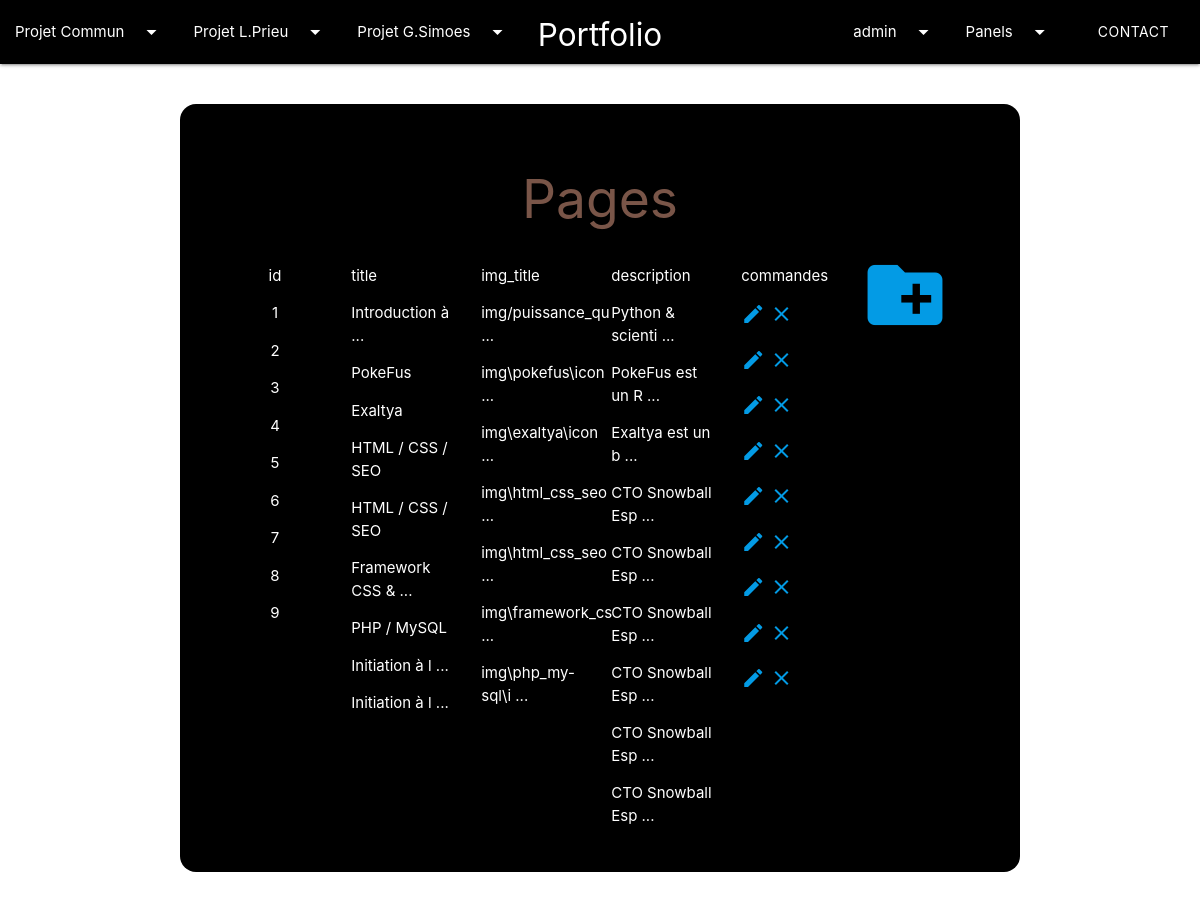
/panel.php?page=pages (signed in), run on the app's committed database.
### tables this page shows
CREATE TABLE IF NOT EXISTS `pages` (
  `id` int(11) NOT NULL AUTO_INCREMENT,
  `title` varchar(255) NOT NULL,
  `img_link` varchar(255) NOT NULL,
  `description` text NOT NULL,
  `subtitle` text NOT NULL,
  `type` varchar(255) NOT NULL,
  `id_type` int(11) NOT NULL,
  PRIMARY KEY (`id`)
);

### pages.php (called while the page is built, shortened)
<?php
require_once "config.php";
$requete1 = 'SELECT * FROM pages';
$resultat = $pdo->prepare($requete1);
$resultat->execute();
$resultatPages = $resultat->fetchAll(PDO::FETCH_ASSOC);
?>

### nbPage.php (called while the page is built)
<?php
require_once "config.php";
$requete1 = 'SELECT * FROM pages';
$resultat = $pdo->prepare($requete1);
$resultat->execute();
$resultatPagesId = $resultat->fetchAll(PDO::FETCH_ASSOC);
?>

### panel.php (the view, shortened to what this page needs)
<!DOCTYPE html>
<html lang="en" dir="ltr">
  <head>
    <link type="text/css" rel="stylesheet" href="css/materialize.css" media="screen,projection" />
    <link rel="stylesheet" href="css/style.css">
  </head>
  <body>
    <?php require_once 'navbar.php' ?>
    <?php require "user.php" ?>
    <?php require "pages.php" ?>
    <?php if (isset($_SESSION['user'])): ?>
      <?php if($_SESSION['user']['admin'] == 1):?>
        <div class="row container">
          <div class="col s12 m12 l12">
            <div class="panel row"style="margin-top:40px;">
              <?php if($_GET['page'] == "users"): ?>
                <h2 class="brown-text center nom">Users</h2>
                <a class="modal-trigger" id="add-users" data-target="add-user" href="#"><i class="large material-icons">create_new_folder</i></a>
                <div id='add-user' class="modal">
                  <div class="modal-content">
                    <h4>Enregister un nouveau compte</h4>
                      <div class="row">
                        <form method="post" action="add_user.php">
                          <div class="row">
                            <div class="input-field col s3">
                              <input id="email" type="email" name="email" class="validate">
                              <label for="email">Adresse email</label>
                            </div>
                            <div class="input-field col s3">
                              <input id="login" type="text" class="validate" name="login">
                              <label for="login">Login</label>
                            </div>
                            <div class="input-field col s3">
                              <input id="mdp" type="password" class="validate" name="password">
                              <label for="mdp">Mot de passe</label>
                            </div>
                            <div class="input-field col s3">
                              <select id='choose_admin' name="admin">
                                <option id="admin" value="1">Oui</option>
                                <option id="admin" value="0" selected>Non</option>
                              </select>
                              <label for='choose_admin'>Admin</label>
                            </div>
                          </div>
                        </div>
                      </div>
                      <div class="modal-footer">
                        <input type='submit' class="btn connect" value="Créer le nouveau compte"/>
                      </div>
                    </form>
                </div>
                <?php
                $fin = ' ...';
                $lg_max = 20;
                 ?>
                <div class="col center s12 m6 l2">
                  <p>ID</p>
                  <?php
                  foreach($resultatUsers as $key => $resultatUser){
                    echo "<p>".$resultatUser['id']."</p>";
                  }?>
                </div>
                <div class="col s12 m6 l2">
                  <p>Login</p>
                  <?php
                  foreach($resultatUsers as $key => $resultatUser){
                    if (strlen($resultatUser['login'])>$lg_max)
                    {
                      $resultatUser['login']=substr($resultatUser['login'], 0, $lg_max-strlen($fin)).$fin;
                    }
                    echo "<p>".$resultatUser['login']."</p>";
                  }
                  ?>
                </div>
                <div class="col s12 m6 l2">
                  <p>Email</p>
                  <?php
                  foreach($resultatUsers as $key => $resultatUser){
                    if (strlen($resultatUser['email'])>$lg_max)
                    {
                      $resultatUser['email']=substr($resultatUser['email'], 0, $lg_max-strlen($fin)).$fin;
                    }
                    echo "<p>".$resultatUser['email']."</p>";
                  }
                  ?>
                </div>
                <div class="col s12 m6 l2">
                  <p>Mot de passe</p>
                  <?php
                  foreach($resultatUsers as $key => $resultatUser){
                    if (strlen($resultatUser['password'])>$lg_max)
                    {
                      $resultatUser['password']=substr($resultatUser['password'], 0, $lg_max-strlen($fin)).$fin;
                    }
                    echo "<p>".$resultatUser['password']."</p>";
                  }
                  ?>
                </div>
                <div class="col center s12 m6 l2">
                  <p>Admin</p>
                  <?php
                  foreach($resultatUsers as $key => $resultatUser){
                    echo "<p>".$resultatUser['admin']."</p>";
                  }?>
                </div>
                <div class="col s12 m6 l2">
                  <p>Commandes</p>
                  <?php foreach ($resultatUsers as $key => $resultatUser) { ?>
                    <p>
                      <?php echo '<a class="modal-trigger" id="change-users" data-target="change-user'.$resultatUser["id"].'" href="#"><i class="material-icons">edit</i></a>
                      <a class="modal-trigger" id="remove-users" data-target="delete-user'.$resultatUser["id"].'" href="#"><i class="material-icons">close</i></a>' ?>
                      <div id="<?php echo 'change-user'.$resultatUser["id"].'' ?>" class="modal">
                        <div class="modal-content">
                          <h4>Modifier un compte</h4>
                            <div class="row">
                              <form method="post" action="change_user.php">
                                <div class="row">
                                  <div class="input-field col s3">
                                    <input id="login" name="login" class="validate" type="text" value="<?php echo $resultatUser['login'] ?>">
                                    <label for="login">login de l'utilisateur</label>
                                  </div>
                                  <div class="input-field col s3">
                                    <input id="email" type="email" class="validate" name="email" value="<?php echo $resultatUser['email'] ?>">
                                    <label for="email">email</label>
                                  </div>
                                  <div class="input-field col s3">
                                    <input id="password" type="password" class="validate" name="password" value="<?php echo $resultatUser['password']?>">
                                    <label for="password">mot de passe</label>
                                  </div>
                                  <div class="input-field col s3">
                                    <?php if($resultatUser['admin']== 1):?>
                                      <select id='choose_admin' name="admin">
                                        <option id="admin" value="1" selected>Oui</option>
                                        <option id="admin" value="0">Non</option>
                                      </select>
                                      <label for='choose_admin'>Admin</label>
                                    <?php else: ?>
                                      <select id='choose_admin' name="admin">
                                        <option id="admin" value="1">Oui</option>
                                        <option id="admin" value="0" selected>Non</option>
                                      </select>
                                      <label for='choose_admin'>Admin</label>
                                    <?php endif ?>
                                  </div>
                                  <div class="input-field col s12">
                                    <input readonly="readonly" value="<?php echo $resultatUser['id'] ?>" id="id-user" type="text" class="validate" name="id" >
                                    <label for="id">id de l'utilisateur</label>
                                  </div>
                                </div>
                              </div>
                            </div>
                            <div class="modal-footer">
                              <input type='submit' class="btn connect" value="Valider le changement"/>
                            </div>
                          </form>
                      </div>
                      <div id="<?php echo 'delete-user'.$resultatUser["id"].'' ?>" class="modal">
                        <div class="modal-content">
                          <h4>Supprimer un compte</h4>
                            <div class="row">
                              <form method="post" action="remove_user.php">
                                  <p>Vous allez supprimer le compte avec les information suivante (la manipulation est définitive)</p>
                                  <div class="input-field col s3">
                                    <input readonly="readonly" id="login" name="login" class="validate" type="text" value="<?php echo $resultatUser['login'] ?>">
                                    <label for="login">login de l'utilisateur</label>
                                  </div>
                                  <div class="input-field col s3">
                                    <input readonly="readonly" id="email" type="email" class="validate" name="email" value="<?php echo $resultatUser['email'] ?>">
                                    <label for="email">email</label>
                                  </div>
                                  <div class="input-field col s3">
                                    <input readonly="readonly" id="password" type="password" class="validate" name="password" value="<?php echo $resultatUser['password'] ?>">
                                    <label for="password">mot de passe</label>
                                  </div>
                                  <div class="input-field col s3">
                                    <?php if($resultatUser['admin']== 1):?>
                                      <select readonly="readonly" id='choose_admin'>
                                        <option id="admin" name="admin" readonly="readonly" value="1" selected>Oui</option>
                                        <option id="admin" name="admin" readonly="readonly" value="0">Non</option>
                                      </select>
                                      <label for='choose_admin'>Admin</label>
                                    <?php else: ?>
                                      <select readonly="readonly" id='choose_admin'>
                                        <option id="admin" name="admin" readonly="readonly" value="1">Oui</option>
                                        <option id="admin" name="admin" readonly="readonly" value="0" selected>Non</option>
                                      </select>
                                      <label for='choose_admin'>Admin</label>
                                    <?php endif ?>
                                  </div>
                                  <div class="input-field col s12">
                                    <input readonly="readonly" value="<?php echo $resultatUser['id'] ?>" id="id-user" type="text" class="validate" name="id-user" >
                                    <label for="id-user">id de l'utilisateur</label>
                                  </div>
                                </div>
                              </div>
                            <div class="modal-footer">
                              <input type='submit' class="btn connect" value="Valider la suppresion"/>
                            </div>
                          </form>
                      </div>
                    </p>
                  <?php } ?>
                </div>
              <?php elseif ($_GET["page"] == "pages") :?>
                <h2 class="brown-text center nom">Pages</h2>
                <a class="modal-trigger" id="add-pages" data-target="add-page" href="#"><i class="large material-icons">create_new_folder</i></a>
                <?php
                $fin = ' ...';
                $lg_max = 20;
                 ?>
                <div class="col center s12 m6 l2">
                  <p>id</p>
                  <?php
                  foreach($resultatPages as $key => $resultatPage){
                    echo "<p>".$resultatPage['id']."</p>";
                  }?>
                </div>
                <div class="col s12 m6 l2">
                  <p>title</p>
                  <?php
                  foreach($resultatPages as $key => $resultatPage){
                    if (strlen($resultatPage['title'])>$lg_max)
                    {
                      $resultatPage['title']=substr($resultatPage['title'], 0, $lg_max-strlen($fin)).$fin;
                    }
                    echo "<p>".$resultatPage['title']."<br></p>";
                  }
                  ?>
                </div>
                <div class="col s12 m6 l2">
                  <p>img_title</p>
                  <?php
                  foreach($resultatPages as $key => $resultatPage){
                    if (strlen($resultatPage['img_link'])>$lg_max)
                    {
                      $resultatPage['img_link']=substr($resultatPage['img_link'], 0, $lg_max-strlen($fin)).$fin;
                    }
                    echo "<p>".$resultatPage['img_link']."</p>";
                  }
                  ?>
                </div>
                <div class="col s12 m6 l2">
                  <p>description</p>
                  <?php
                  foreach($resultatPages as $key => $resultatPage){
                    if (strlen($resultatPage['description'])>$lg_max)
                    {
                      $resultatPage['description']=substr($resultatPage['description'], 0, $lg_max-strlen($fin)).$fin;
                    }
                    echo "<p>".$resultatPage['description']."</p>";
                  }
                  ?>
                </div>
                <div class="col s12 m6 l2">
                  <p>commandes</p>
                  <?php foreach ($resultatPages as $key => $resultatPage) {
                    echo '<p>
                      <a class="modal-trigger" id="change-pages" data-target="change-page'.$resultatPage["id"].'" href="#"><i class="material-icons">edit</i></a>
                      <a class="modal-trigger" id="delete-pages" data-target="delete-page'.$resultatPage["id"].'" href="#"><i class="material-icons">close</i></a>
                    </p>' ?>
                    <?php } ?>
                  </div>
                <?php endif ?>
              </div>
            </div>
          </div>
      <?php endif ?>
    <?php endif ?>
  </body>
</html>

### css/style.css (style rules this page uses)
body { background-image: url('../img/portfolio.jpg'); background-position: center center; background-attachment: fixed; background-repeat: no-repeat; background-size: cover; }
.panel { background: black; color: white; border-radius: 16px; padding: 2em; margin-bottom: 20px; }

### data on the page
pages: id "1", title "Introduction à ...", img_link "img/puissance_qu ...", description "Python & scienti ..."
pages: id "2", title "PokeFus", img_link "img\\pokefus\\icon ...", description "PokeFus est un R ..."
pages: id "3", title "Exaltya", img_link "img\\exaltya\\icon ...", description "Exaltya est un b ..."
pages: id "4", title "HTML / CSS / SEO", img_link "img\\html_css_seo ...", description "CTO Snowball Esp ..."
pages: id "5", title "HTML / CSS / SEO", img_link "img\\html_css_seo ...", description "CTO Snowball Esp ..."
pages: id "6", title "Framework CSS & ...", img_link "img\\framework_cs ...", description "CTO Snowball Esp ..."
pages: id "7", title "PHP / MySQL", img_link "img\\php_my-sql\\i ...", description "CTO Snowball Esp ..."
pages: id "8", title "Initiation à l ...", description "CTO Snowball Esp ..."
pages: id "9", title "Initiation à l ...", description "CTO Snowball Esp ..."

### other printed values
$_SESSION['user']['login'] "admin"
